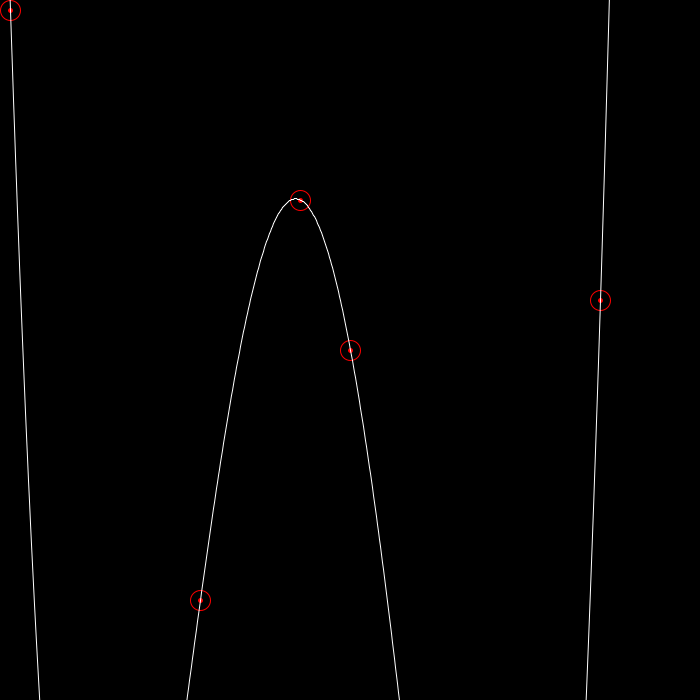
Frame 1 (no input)
Frame 60 (the mouse pressed at the canvas centre just before this capture): identical to frame 1, image omitted
Frame 120 (the mouse held since frame 60 and released just before this capture): identical to frame 1, image omitted

The Processing sketch that drew this single still picture (run headless with seeded random() and noise(); from frame 60 on, the mouse is pressed at the canvas centre):

// Processing sketch: lagrangeInterpolation
// ── lagrangeInterpolation.pde
float t = 0;
DraggablePoint a[] = new DraggablePoint[5];

void setup()
{
  size(700,700);
  background(0);
  a[0] = new DraggablePoint(10,10);
  a[1] = new DraggablePoint(200,600);
  a[2] = new DraggablePoint(600,300);
  a[3] = new DraggablePoint(300, 200);
  a[4] = new DraggablePoint(350, 350);
}

void draw()
{
  background(0);
 
  for(DraggablePoint p : a)
  {
    p.display();
  }
  for (float time = 0; time < width; time+=1)
  {
    PVector points[] = new PVector[a.length];
    for(int i = 0; i < a.length; i++)
    {
      points[i] = a[i].pos;
    }
    stroke(255);
    strokeWeight(1);
    point(time, lagrangeInterpolation(points, time));
    line(time, lagrangeInterpolation(points, time), time-1, lagrangeInterpolation(points, time-1));
    //println(time, lagrangeInterpolation(points, time));
  }
}

void mouseDragged()
{
  for(DraggablePoint p : a)
  {
    p.drag();
  }
}

void keyPressed()
{  
  if(key == ' ')
  {
    t+=1;
  }
  if (key == 'c')
  {
    background(0);
  }
  if(key == 'r')
  {
    t = 0;
  }
}

class DraggablePoint
{
  PVector pos;
  
  DraggablePoint(float x, float y)
  {
    pos = new PVector(x, y);
  }
  
  void display()
  {
    push();
    stroke(255,0,0);
    strokeWeight(5);
    point(pos.x, pos.y); 
    noFill();
    strokeWeight(1);
    circle(pos.x, pos.y, 20);
    pop();
  }
  
  void drag()
  {
   // println(dist(mouseX, mouseY, pos.x, pos.y));
    if (dist(mouseX, mouseY, pos.x, pos.y) < 10)
    {
      println("dragged", pos.x, pos.y);
      pos.x = mouseX;
      pos.y = mouseY;
    }
  }
}

float lagrangeInterpolation(PVector[] points, float t)
{
  float numerators[] = new float[points.length];
  float denominators[] = new float[points.length];
  float interpolated = 0;
  
  for(int i = 0; i < points.length; i++)
  {
    numerators[i] = 1;
    denominators[i] = 1;
    for(int p = 0; p < points.length; p++)
    {
      if (p != i)
      {
        numerators[i] *= (t - points[p].x);
        denominators[i] *= (points[i].x - points[p].x);
      }
    }
  }
  for(int i = 0; i < points.length; i++)
  {
    interpolated += points[i].y * (numerators[i]/denominators[i]);
  }
  
  return interpolated;
}

float lagrange(PVector a, PVector b, PVector c, float t)
{
  float f = a.y * (((t-b.x)*(t-c.x))/((a.x-b.x)*(a.x-c.x)));
  float g = b.y * (((t-a.x)*(t-c.x))/((b.x-a.x)*(b.x-c.x)));
  float h = c.y * (((t-a.x)*(t-b.x))/((c.x-a.x)*(c.x-b.x)));
  
  float interpolated = f + g + h;
  
  return interpolated;
}
